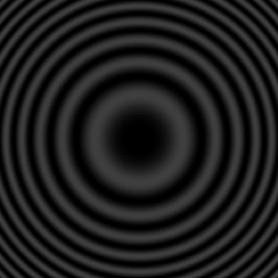
#> input picture raw_NTR_img/img_1.jpg, 278 x 278 px, found by its file name; its folder holds only this picture in this run
$ python proceed_raw_img.py
#> lines starting #> are read from the running program, lines starting #| are printed output that depends on the picture
import numpy as np
import random
import matplotlib.pyplot as plt
from PIL import Image
import skimage
from skimage import util
from skimage.util import noise
import cv2

def get_color_channels(img):
    img = img.copy()
    channels_num = len(img.shape)
    result = []

    channels = np.split(img, channels_num, axis=2)
    for i in channels:
        result.append(i.sum(axis=2))
    return result

def proceed_and_output(input_path, output_path):
    #导入图像
    # input_path = "get_data/img_1.jpg"
#> called with input_path = 'raw_NTR_img/img_1.jpg', output_path = 'data/img/train_img_1.jpg'
    img = Image.open(input_path)
#> img is the input picture: PIL image 278x278 RGB; min 0, max 68, mean 30.6

    #随机裁剪
    x = random.randint(0,54)
    y = random.randint(0,54)
    box = (x, y, 224+x, 224+y)
    img = img.crop(box)
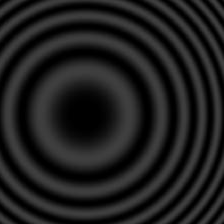
#> img: PIL image 224x224 RGB; min 0, max 66, mean 30.6
    img = np.array(img)
    # print(img)

    #添加噪声
    noise = util.random_noise(img,mode='s&p',amount=0.003)
    img = 255*noise
#> img: shape (224, 224, 3) float64

    # 变为灰度图
    R, G, B, = get_color_channels(img)
#> in get_color_channels, `channels = np.split(img, channels_num, axis=2)`: channels = 3 items
#> the loop in get_color_channels, `for i in channels:` made 3 passes
    L = R * 299 / 1000 + G * 587 / 1000 + B * 114 / 1000

    #画出中心
    ct = [139-x, 139-y]
    plt.scatter(int(ct[0]), int(ct[1]), color='r',s=20)

    plt.imshow(L, cmap="gray")
    plt.axis('off')
    # [8 lines of commented-out code are left out]
    cv2.imwrite(output_path, L)
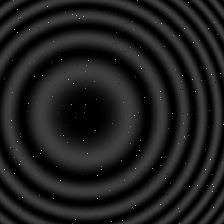
#> saved as train_img_1.jpg: shape (224, 224); min 0, max 175, mean 30.9
    #返回中心坐标ct，方便起见，在主函数里并成一个numpy数组保存
    return ct

cnt = 0
for img_i in range(61):
    input_path = "raw_NTR_img/img_"+str(img_i+1)+".jpg"
    for out_i in range(50):
        cnt += 1
        output_path = "data/img/train_img_"+str(cnt)+".jpg"
#> (the run stopped early here; a loop or call above may not have finished)
